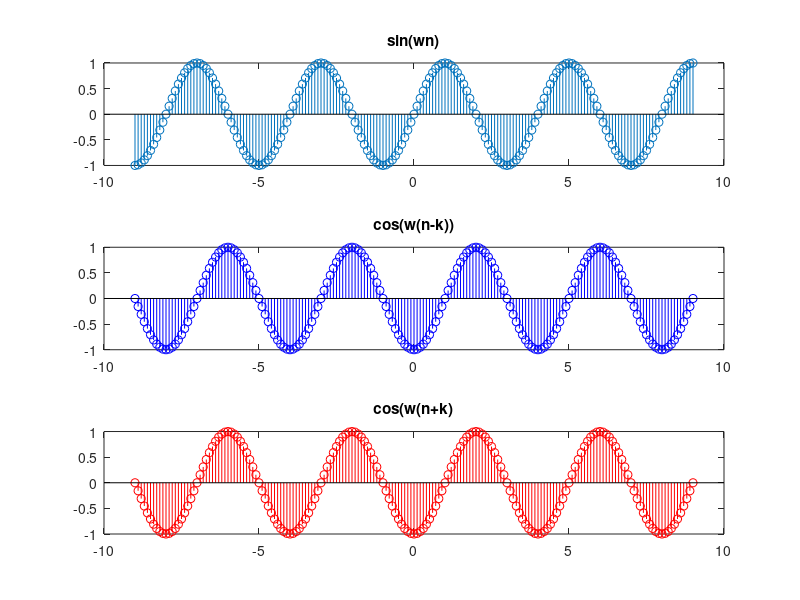

Source code (MATLAB):
w=pi/2;

n=-9:0.1:9;

%sin function

subplot(311);

stem(n,sin(w*n));

xlim([-10,10]);

ylim([-1,1]);

title('sin(wn)');

%cos function

k=2;

n1=n-k;

n2=n+k;

subplot(312);

stem(n,cos(w*n1),'b');

title('cos(w(n-k))');

subplot(313);

stem(n,cos(w*n2),'r');

title('cos(w(n+k)');